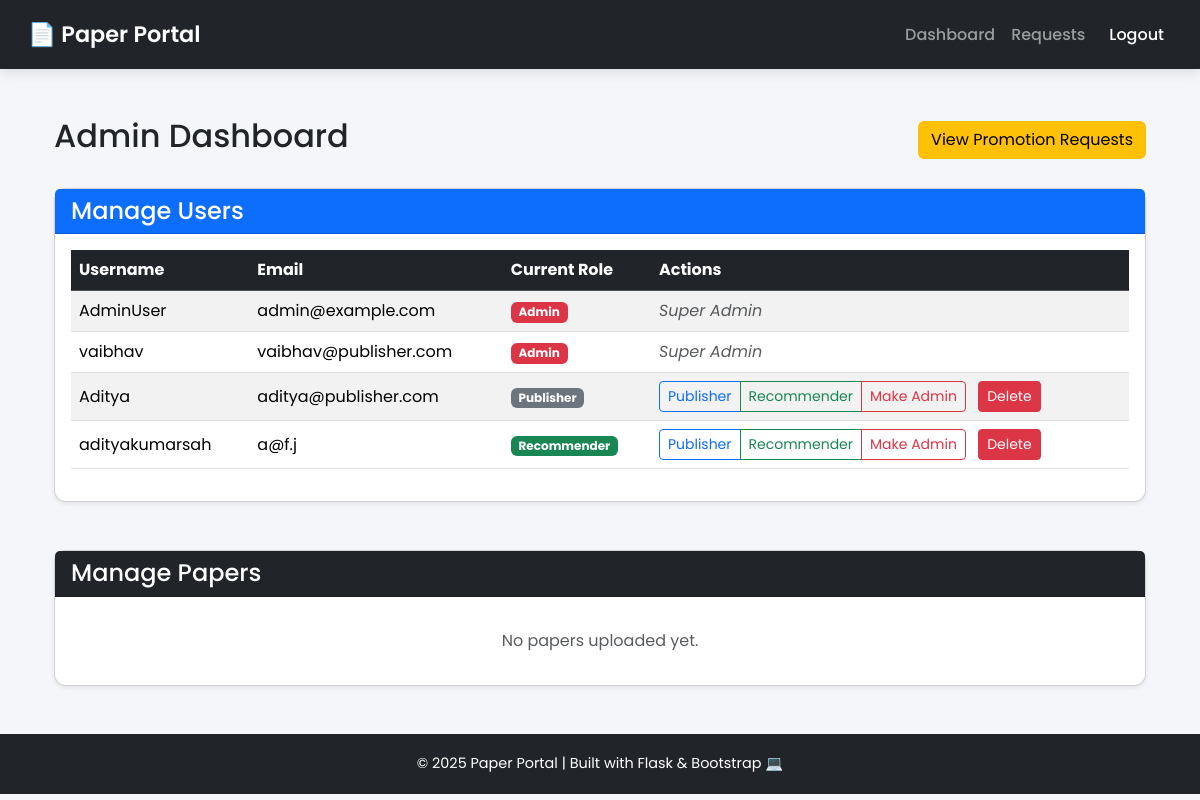
Page /admin/ (signed in) on the committed database.
### paper_portal/models.py (models this page shows, shortened)
class User(UserMixin, db.Model):
    __tablename__ = 'users'
    id = db.Column(db.Integer, primary_key=True)
    username = db.Column(db.String(50), unique=True, nullable=False)
    email = db.Column(db.String(100), unique=True, nullable=False)
    password = db.Column(db.String(200), nullable=False)
    role = db.Column(db.String(20), nullable=False, default='Publisher')  # Publisher, Recommender, Admin
    papers = db.relationship('Paper', backref='author', lazy=True)  # relationship to Paper

### paper_portal/admin/routes.py (the view)
@admin_bp.route('/')
@login_required
def dashboard():
    if current_user.role != 'Admin':
        flash("Access denied.", "danger")
        return redirect(url_for('auth.login'))
    users = User.query.all()
    papers = Paper.query.all()
    return render_template('admin_dashboard.html', users=users, papers=papers)

### paper_portal/auth/routes.py (called while the page is built)
@login_manager.user_loader
def load_user(user_id):
    return User.query.get(int(user_id))

### paper_portal/templates/admin_dashboard.html
{% extends "base.html" %} {% block content %}
<div class="container mt-4">
  <div class="d-flex justify-content-between align-items-center mb-4">
    <h2>Admin Dashboard</h2>
    <div>
      <a href="{{ url_for('admin.view_requests') }}" class="btn btn-warning">
        View Promotion Requests
      </a>
    </div>
  </div>
  <div class="card shadow-sm mb-5">
    <div class="card-header bg-primary text-white">
      <h4 class="mb-0">Manage Users</h4>
    </div>
    <div class="card-body">
      <table class="table table-striped table-hover align-middle">
        <thead class="table-dark">
          <tr>
            <th>Username</th>
            <th>Email</th>
            <th>Current Role</th>
            <th>Actions</th>
          </tr>
        </thead>
        <tbody>
          {% for user in users %}
          <tr>
            <td>{{ user.username }}</td>
            <td>{{ user.email }}</td>
            <td>
              <span
                class="badge {% if user.role == 'Admin' %}bg-danger {% elif user.role == 'Recommender' %}bg-success {% else %}bg-secondary{% endif %}"
              >
                {{ user.role }}
              </span>
            </td>
            <td>
              {% if user.role != 'Admin' %}
              <div class="btn-group" role="group">
                <a
                  href="{{ url_for('admin.change_role', user_id=user.id, new_role='Publisher') }}"
                  class="btn btn-sm btn-outline-primary"
                  >Publisher</a
                >
                <a
                  href="{{ url_for('admin.change_role', user_id=user.id, new_role='Recommender') }}"
                  class="btn btn-sm btn-outline-success"
                  >Recommender</a
                >
                <a
                  href="{{ url_for('admin.change_role', user_id=user.id, new_role='Admin') }}"
                  class="btn btn-sm btn-outline-danger"
                  >Make Admin</a
                >
              </div>
              <a
                href="{{ url_for('admin.delete_user', user_id=user.id) }}"
                class="btn btn-sm btn-danger ms-2"
                onclick="
                  return confirm('Are you sure you want to delete this user?');
                "
                >Delete</a
              >
              {% else %}
              <span class="text-muted fst-italic">Super Admin</span>
              {% endif %}
            </td>
          </tr>
          {% endfor %}
        </tbody>
      </table>
    </div>
  </div>
  <div class="card shadow-sm mb-4">
    <div class="card-header bg-dark text-white">
      <h4 class="mb-0">Manage Papers</h4>
    </div>
    <div class="card-body">
      {% if papers %}
      <table class="table table-bordered align-middle">
        <thead class="table-secondary">
          <tr>
            <th>Title</th>
            <th>Author</th>
            <th>Status</th>
            <th>Actions</th>
          </tr>
        </thead>
        <tbody>
          {% for paper in papers %}
          <tr>
            <td>{{ paper.title }}</td>
            <td>{{ paper.author.username }}</td>
            <td>
              {% if paper.status == 'Accepted' %}
              <span class="badge bg-success">Accepted</span>
              {% elif paper.status == 'Rejected' %}
              <span class="badge bg-danger">Rejected</span>
              {% else %}
              <span class="badge bg-warning text-dark">Pending</span>
              {% endif %}
            </td>
            <td>
              <a
                href="{{ url_for('admin.delete_paper', paper_id=paper.id) }}"
                class="btn btn-sm btn-danger"
                onclick="return confirm('Delete this paper permanently?');"
              >
                Delete Paper
              </a>
            </td>
          </tr>
          {% endfor %}
        </tbody>
      </table>
      {% else %}
      <p class="text-center text-muted mt-3">No papers uploaded yet.</p>
      {% endif %}
    </div>
  </div>
</div>
{% endblock %}

### paper_portal/templates/base.html (shortened to what this page needs)
<!doctype html>
<html lang="en">
  <head>
    <link
      href="https://cdn.jsdelivr.net/npm/bootstrap@5.3.2/dist/css/bootstrap.min.css"
      rel="stylesheet"
    />
  </head>
  <body>
    <nav class="navbar navbar-expand-lg navbar-dark bg-dark">
      <div class="container-fluid">
        <a class="navbar-brand" href="#">📄 Paper Portal</a>
        <div class="collapse navbar-collapse" id="navbarNav">
          <ul class="navbar-nav ms-auto">
            {% if current_user.is_authenticated %} {% if current_user.role ==
            'Admin' %}
            <li class="nav-item">
              <a class="nav-link" href="{{ url_for('admin.dashboard') }}"
                >Dashboard</a
              >
            </li>
            <li class="nav-item">
              <a class="nav-link" href="{{ url_for('admin.view_requests') }}"
                >Requests</a
              >
            </li>
            {% elif current_user.role == 'Recommender' %}
            <li class="nav-item">
              <a class="nav-link" href="{{ url_for('recommender.dashboard') }}"
                >Dashboard</a
              >
            </li>
            {% endif %}
            <li class="nav-item">
              <a
                class="nav-link btn btn-danger text-white ms-2"
                href="{{ url_for('auth.logout') }}"
                >Logout</a
              >
            </li>
            {% endif %}
          </ul>
        </div>
      </div>
    </nav>
    <div class="container my-5">{% block content %}{% endblock %}</div>
    <footer>© 2025 Paper Portal | Built with Flask & Bootstrap 💻</footer>
  </body>
</html>

### paper_portal/templates/base.html (style rules this page uses)
body { background-color: #f5f6fa; font-family: "Poppins", sans-serif; min-height: 100vh; }
.navbar { box-shadow: 0 4px 12px rgba(0, 0, 0, 0.1); padding: 0.8rem 1rem; }
.navbar-brand { font-weight: 600; font-size: 1.4rem; }
.nav-link { font-weight: 500; }
.card { border-radius: 12px; box-shadow: 0 4px 12px rgba(0, 0, 0, 0.08); transition: transform 0.2s, box-shadow 0.2s; }
footer { text-align: center; padding: 1.2rem 0; background: #212529; color: #fff; margin-top: 40px; font-size: 0.9rem; }

### rows in the picture
User: username "AdminUser", email "admin@example.com", role "Admin", shows "Super Admin"
User: username "vaibhav", email "vaibhav@publisher.com", role "Admin", shows "Super Admin"
User: username "Aditya", email "aditya@publisher.com", role "Publisher"
User: username "adityakumarsah", email "a@f.j", role "Recommender"
